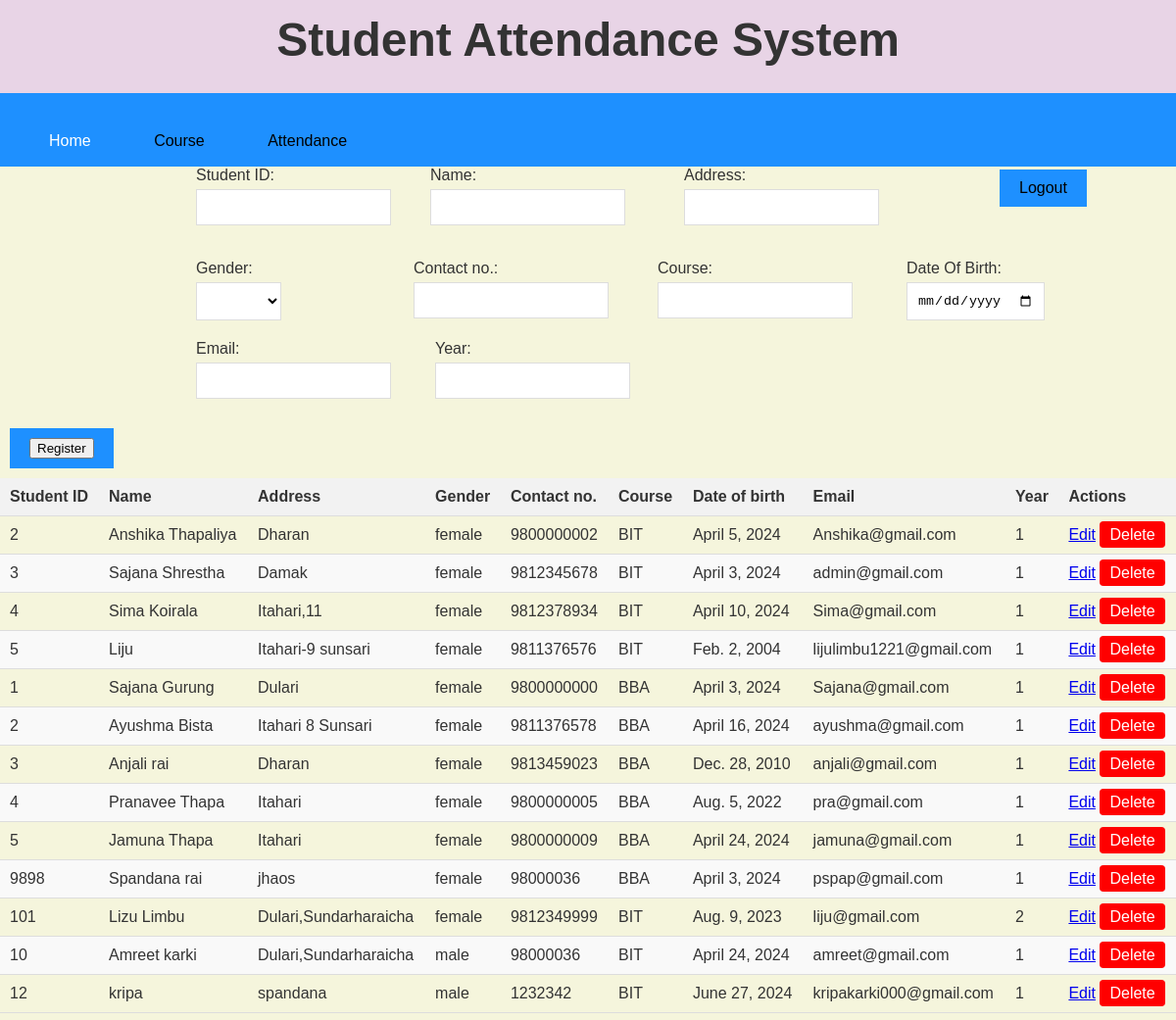
Screenshot of /Register/ with the database file from the repository.
### app/models.py (models this page shows)
class Register_User(models.Model):
    student_id = models.IntegerField()
    name = models.CharField(max_length=100)
    address = models.CharField(max_length=100)
    gender = models.CharField(max_length=10)
    contact_no = models.CharField(max_length=20)
    course = models.CharField(max_length=100)
    date_of_birth = models.DateField()
    email = models.EmailField()
    year = models.IntegerField()
    def __str__(self):
        return self.name

### app/views.py (the view, shortened to what this page needs)
# urls.py: path('Register/', register_page, name='register_page'),
def register_page(request):
    stdData = Register_User.objects.all()
    print(f'std data {stdData}')
    context = {'stdData': stdData}
    return render(request, 'register.html', context)

### app/templates/Register.html (shortened to what this page needs)
<!DOCTYPE html>
<html lang="en">
<head>
    {% load static %}
  <link rel="stylesheet" href="{% static '/Register.css/'%}">
</head>
<body>
    <div>
        <h1 id="h1">Student Attendance System</h1>
      </div>
      <div class="container1">
        <div>
        <button class="b33">Home</button>
        <a href="/course"><button class="b3">Course</button></a>
        <a href="/select"><button class="b3">Attendance</button></a>
        <button class="b4">Logout</button>
        </div>
        </div>
      <div>
        <form method="POST">
          <div id="form1">
            <div class="form-group">
              <label for="student-id">Student ID:</label>
              <input name="student_id" type="text" id="student-id" required>
            </div>
            <div class="f1">
              <label for="name">Name:</label>
              <input name="name" type="text" id="name" required>
            </div>
            <div class="f3">
              <label for="address">Address:</label>
              <input name="address" type="text" id="address" required>
            </div>
          </div>
          <div id="form2">
            <div class="f4">
              <label for="gender">Gender:</label>
              <select name="gender" id="gender" required>
                <option value=""></option>
                <option value="male">Male</option>
              </select>
            </div>
            <div class="f5">
              <label for="contact-no">Contact no.:</label>
              <input name="contact_no" type="tel" id="contact-no" required>
            </div>
            <div class="f6">
              <label for="course">Course:</label>
              <input name="course" type="text" id="course" required>
            </div>
            <div class="f7">
              <label for="date-of-birth">Date Of Birth:</label>
              <input name="date_of_birth" type="date" id="date-of-birth" required>
            </div>
          </div>
          <div id="form3">
            <div class="f8">
              <label for="email">Email:</label>
              <input name="email" type="email" id="email" required>
            </div>
            <div class="f9">
              <label for="year">Year:</label>
              <input name="year" type="number" id="year" required>
            </div>
          </div>
        <div class="button">
          <input type="submit" value="Register">
        </div>
        </form>
        <table class="table1">
          <thead>
              <tr class="tablehead">
                  <th>Student ID</th>
                  <th>Name</th>
                  <th>Address</th>
                  <th>Gender</th>
                  <th>Contact no.</th>
                  <th>Course</th>
                  <th>Date of birth</th>
                  <th>Email</th>
                  <th>Year</th>
                  <th>Actions</th>
              </tr>
          </thead>
          <tbody>
            {% for student in stdData %}
            <tr class="tablebody">
                <td>{{ student.student_id }}</td>
                <td>{{ student.name }}</td>
                <td>{{ student.address }}</td>
                <td>{{ student.gender }}</td>
                <td>{{ student.contact_no }}</td>
                <td>{{ student.course }}</td>
                <td>{{ student.date_of_birth }}</td>
                <td>{{ student.email }}</td>
                <td>{{ student.year }}</td>
                <td>
                    <a href="/update-register/{{ student.id }}" class="success">Edit</a>
                    <a href="/delete-register/{{ student.id }}" class="btn btn-danger">Delete</a>
                </td>
            </tr>
            {% endfor %}
        </tbody>
      </table>
    </div>
</body>
</html>
</body>
</html>

### app/static/Register.css (style rules this page uses)
body { margin: 0; padding: 0; background-color: #f2f2f2; color: #333; font-family: Arial, sans-serif; }
body { background-color:beige; }
#h1 { margin-top: -7px; padding-top: 20px; background-color: rgb(232, 212, 230); text-align: center; font-size: 3em; height: 100px; width: 1030; }
.container1 { background-color: #1e90ff; display: flex; flex-direction: column; padding: 20px; margin-top: -50px; height: 35px; }
.b33 { color:black; background-color: #1e90ff; border: none; color: white; padding: 10px 20px; text-align: center; font-size: 16px; margin: 10px; cursor: pointer; }
.b3 { background-color: #1e90ff; border: none; color:black; padding: 10px 20px; text-align: center; font-size: 16px; margin: 10px; cursor: pointer; }
.b4 { background-color: #1e90ff; border: none; color: black; padding: 10px 20px; text-align: center; display: inline-block; font-size: 16px; margin-left: 1000px; cursor: pointer; }
#form1 { display: flex; padding-left: 200px; }
#form2 { display: flex; padding-left: 200px; margin-top: 20px; }
#form3 { display: flex; padding-left: 200px; margin-top: 20px; }
.form-group { margin-bottom: 15px; }
.f1 { padding-left: 40px; }
.f3 { padding-left: 60px; }
.f5 { padding-left: 135px; }
.f6 { padding-left: 50px; }
.f7 { padding-left: 55px; }
.f9 { padding-left: 45px; }
label { display: block; margin-bottom: 5px; }
input[type="text"], input[type="tel"], input[type="email"], input[type="date"], input[type="number"] { background-color: #fff; border: 1px solid #ddd; padding: 10px; width: 100%; box-sizing: border-box; }
select { background-color: #fff; border: 1px solid #ddd; padding: 10px; width: 100%; box-sizing: border-box; }
.button { background-color: #1e90ff; color: #fff; border: none; padding: 10px 20px; text-align: center; display: inline-block; font-size: 16px; margin: 10px; cursor: pointer; margin-top: 30px; }
.table1 { width: 100%; border-collapse: collapse; }
.table1 thead tr.tablehead { background-color: #f2f2f2; }
.table1 thead th { padding: 10px; text-align: left; border-bottom: 1px solid #ddd; }
.table1 tbody tr.tablebody:nth-child(even) { background-color: #f9f9f9; }
.table1 tbody td { padding: 10px; border-bottom: 1px solid #ddd; }
.table1 tbody td a.btn.btn-danger { color: white; background-color: red; padding: 5px 10px; text-decoration: none; border-radius: 4px; }

### rows the page displays
Register_User: student_id "2", name "Anshika Thapaliya", address "Dharan", gender "female", contact_no "9800000002", course "BIT", date_of_birth "April 5, 2024", email "Anshika@gmail.com", year "1"
Register_User: student_id "3", name "Sajana Shrestha", address "Damak", gender "female", contact_no "9812345678", course "BIT", date_of_birth "April 3, 2024", email "admin@gmail.com", year "1"
Register_User: student_id "4", name "Sima Koirala", address "Itahari,11", gender "female", contact_no "9812378934", course "BIT", date_of_birth "April 10, 2024", email "Sima@gmail.com", year "1"
Register_User: student_id "5", name "Liju", address "Itahari-9 sunsari", gender "female", contact_no "9811376576", course "BIT", date_of_birth "Feb. 2, 2004", email "lijulimbu1221@gmail.com", year "1"
Register_User: student_id "1", name "Sajana Gurung", address "Dulari", gender "female", contact_no "9800000000", course "BBA", date_of_birth "April 3, 2024", email "Sajana@gmail.com", year "1"
Register_User: student_id "2", name "Ayushma Bista", address "Itahari 8 Sunsari", gender "female", contact_no "9811376578", course "BBA", date_of_birth "April 16, 2024", email "ayushma@gmail.com", year "1"
Register_User: student_id "3", name "Anjali rai", address "Dharan", gender "female", contact_no "9813459023", course "BBA", date_of_birth "Dec. 28, 2010", email "anjali@gmail.com", year "1"
Register_User: student_id "4", name "Pranavee Thapa", address "Itahari", gender "female", contact_no "9800000005", course "BBA", date_of_birth "Aug. 5, 2022", email "pra@gmail.com", year "1"
Register_User: student_id "5", name "Jamuna Thapa", address "Itahari", gender "female", contact_no "9800000009", course "BBA", date_of_birth "April 24, 2024", email "jamuna@gmail.com", year "1"
Register_User: student_id "9898", name "Spandana rai", address "jhaos", gender "female", contact_no "98000036", course "BBA", date_of_birth "April 3, 2024", email "pspap@gmail.com", year "1"
Register_User: student_id "101", name "Lizu Limbu", address "Dulari,Sundarharaicha", gender "female", contact_no "9812349999", course "BIT", date_of_birth "Aug. 9, 2023", email "liju@gmail.com", year "2"
Register_User: student_id "10", name "Amreet karki", address "Dulari,Sundarharaicha", gender "male", contact_no "98000036", course "BIT", date_of_birth "April 24, 2024", email "amreet@gmail.com", year "1"
Register_User: student_id "12", name "kripa", address "spandana", gender "male", contact_no "1232342", course "BIT", date_of_birth "June 27, 2024", email "kripakarki000@gmail.com", year "1"
